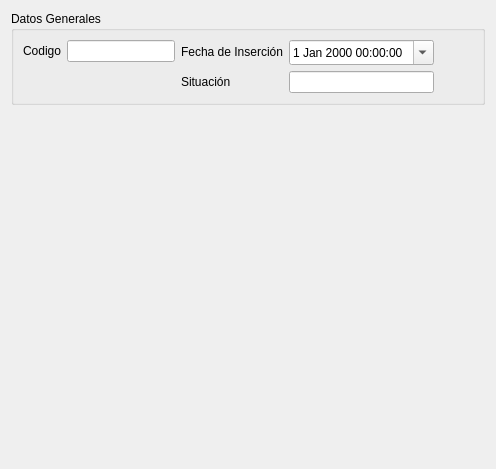
<?xml version="1.0" encoding="UTF-8"?>
<ui version="4.0">
 <class>EntityView</class>
 <widget class="QWidget" name="EntityView">
  <property name="geometry">
   <rect>
    <x>0</x>
    <y>0</y>
    <width>496</width>
    <height>469</height>
   </rect>
  </property>
  <property name="minimumSize">
   <size>
    <width>0</width>
    <height>0</height>
   </size>
  </property>
  <property name="windowTitle">
   <string>Form</string>
  </property>
  <layout class="QVBoxLayout" name="verticalLayout">
   <item>
    <widget class="QGroupBox" name="groupBox">
     <property name="sizePolicy">
      <sizepolicy hsizetype="Preferred" vsizetype="Minimum">
       <horstretch>0</horstretch>
       <verstretch>0</verstretch>
      </sizepolicy>
     </property>
     <property name="minimumSize">
      <size>
       <width>0</width>
       <height>0</height>
      </size>
     </property>
     <property name="title">
      <string>Datos Generales</string>
     </property>
     <layout class="QHBoxLayout" name="horizontalLayout">
      <item>
       <layout class="QFormLayout" name="formLayout_2">
        <item row="0" column="0">
         <widget class="QLabel" name="label_3">
          <property name="text">
           <string>Codigo</string>
          </property>
         </widget>
        </item>
        <item row="0" column="1">
         <widget class="QLineEdit" name="id">
          <property name="sizePolicy">
           <sizepolicy hsizetype="Minimum" vsizetype="Fixed">
            <horstretch>0</horstretch>
            <verstretch>0</verstretch>
           </sizepolicy>
          </property>
          <property name="focusPolicy">
           <enum>Qt::NoFocus</enum>
          </property>
          <property name="readOnly">
           <bool>true</bool>
          </property>
         </widget>
        </item>
       </layout>
      </item>
      <item>
       <layout class="QFormLayout" name="formLayout">
        <item row="0" column="0">
         <widget class="QLabel" name="label_2">
          <property name="text">
           <string>Fecha de Inserción</string>
          </property>
         </widget>
        </item>
        <item row="0" column="1">
         <widget class="QDateTimeEdit" name="dateTime">
          <property name="minimumSize">
           <size>
            <width>0</width>
            <height>25</height>
           </size>
          </property>
          <property name="focusPolicy">
           <enum>Qt::NoFocus</enum>
          </property>
          <property name="calendarPopup">
           <bool>true</bool>
          </property>
         </widget>
        </item>
        <item row="1" column="0">
         <widget class="QLabel" name="labelSituacion">
          <property name="text">
           <string>Situación</string>
          </property>
         </widget>
        </item>
        <item row="1" column="1">
         <widget class="QLineEdit" name="stateText">
          <property name="readOnly">
           <bool>true</bool>
          </property>
         </widget>
        </item>
       </layout>
      </item>
      <item>
       <spacer name="horizontalSpacer">
        <property name="orientation">
         <enum>Qt::Horizontal</enum>
        </property>
        <property name="sizeHint" stdset="0">
         <size>
          <width>40</width>
          <height>20</height>
         </size>
        </property>
       </spacer>
      </item>
     </layout>
    </widget>
   </item>
   <item>
    <widget class="QWidget" name="widgetView" native="true"/>
   </item>
   <item>
    <spacer name="verticalSpacer">
     <property name="orientation">
      <enum>Qt::Vertical</enum>
     </property>
     <property name="sizeHint" stdset="0">
      <size>
       <width>20</width>
       <height>40</height>
      </size>
     </property>
    </spacer>
   </item>
  </layout>
 </widget>
 <resources/>
 <connections/>
</ui>
